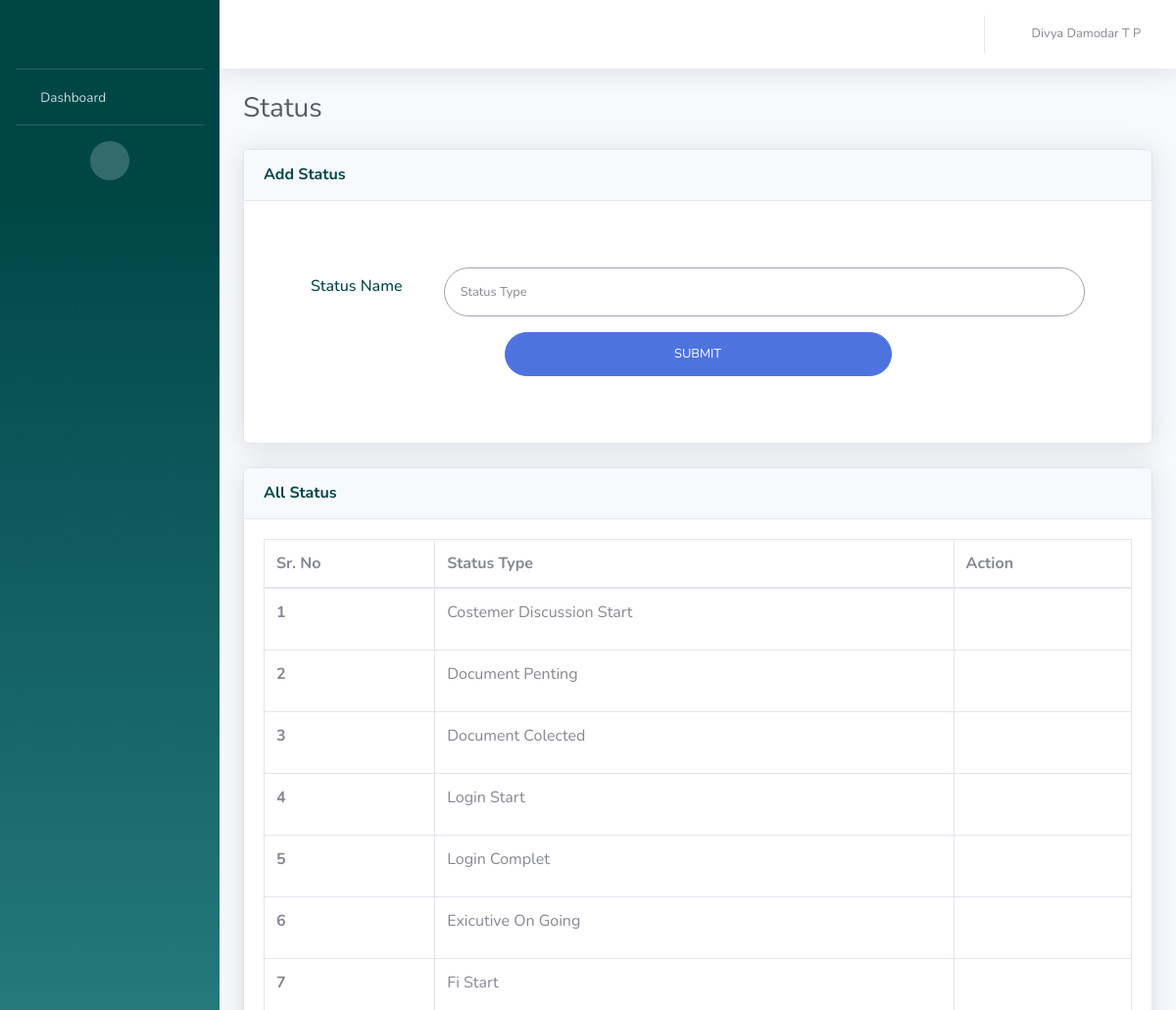
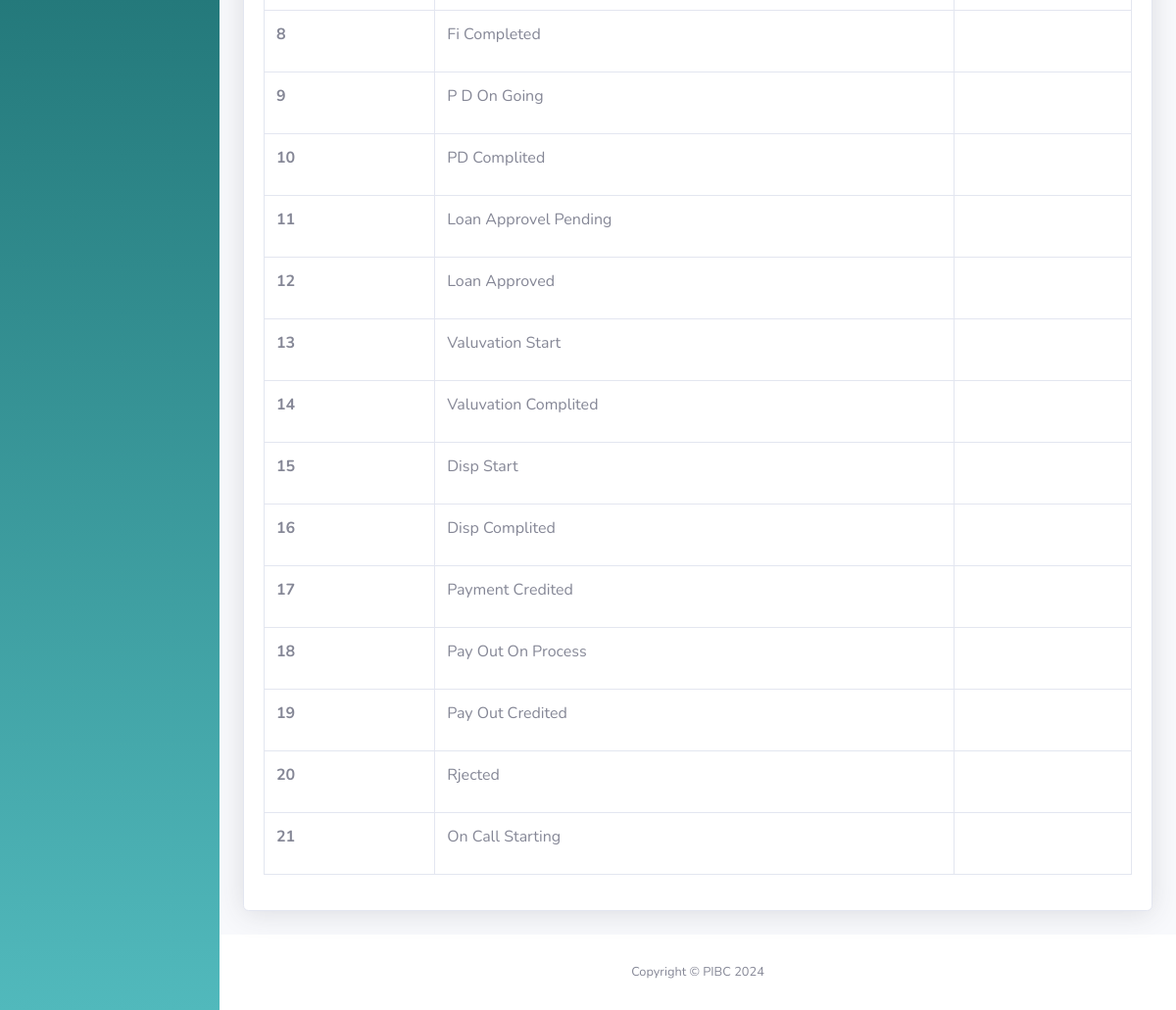
/add-status (signed in), run on the app's committed database (2 pictures, top to bottom).
### UserApp/models.py (models this page shows, shortened)
class StatusModel(models.Model):
    status_id = models.AutoField(primary_key = True)
    status_name = models.CharField(max_length=100)

### UserApp/views.py (the view)
# urls.py: path('add-status', views.addstatus, name='addstatus'),
def addstatus(request):
    user = request.session.get('user', None)
    if user is None:
        return redirect('/login')
    else:
        admin = AdminModel.objects.get(admin_id=user)
        if admin.admin_last_name:
            admin_name = f"{admin.admin_first_name} {admin.admin_last_name}"
        else:
            admin_name = f"{admin.admin_first_name}"
        all_status = StatusModel.objects.all()
        if request.method == 'POST':
            form = StatusForm(request.POST)
            if form.is_valid():
                form.save()
                return redirect('/')  # Redirect to login page after successful registration
        else:
            form = StatusForm()
        return render(request, 'add-status.html', {'username':admin_name,'admin':admin,'form': form, 'allstatus':all_status})

### UserApp/forms.py
class StatusForm(forms.ModelForm):
    class Meta:
        model = StatusModel
        fields = ['status_name']
        widgets = {
            'status_name': forms.TextInput(attrs={'class': 'form-control form-control-user', 'placeholder': 'Status Type'})
        }

### templates/add-status.html (shortened to what this page needs)
<!DOCTYPE html>
<html lang="en">
<head>
    {% load static %}
    <link href="{% static 'vendor/fontawesome-free/css/all.min.css' %}" rel="stylesheet" type="text/css">
    <link href="{% static 'css/sb-admin-2.min.css' %}" rel="stylesheet">
</head>
<body id="page-top">
    <div id="wrapper">
        <ul class="navbar-nav bg-gradient-primary sidebar sidebar-dark accordion" id="accordionSidebar">
            <a class="sidebar-brand d-flex align-items-center justify-content-center" href="{% url 'home' %}">
                <div class="logo" style="background-image: url({% static 'img/pibc.png' %});"></div>
            </a>
            <hr class="sidebar-divider my-0">
            <li class="nav-item">
                <a class="nav-link" href="{% url 'home' %}">
                    <i class="fas fa-fw fa-tachometer-alt"></i>
                    <span>Dashboard</span></a>
            </li>
            <hr class="sidebar-divider d-none d-md-block">
            <div class="text-center d-none d-md-inline">
                <button class="rounded-circle border-0" id="sidebarToggle"></button>
            </div>
        </ul>
        <div id="content-wrapper" class="d-flex flex-column">
            <div id="content">
                <nav class="navbar navbar-expand navbar-light bg-white topbar mb-4 static-top shadow">
                    <ul class="navbar-nav ml-auto">
                        <li class="nav-item dropdown no-arrow">
                            <a class="nav-link dropdown-toggle" href="#" id="userDropdown" role="button"
                                data-toggle="dropdown" aria-haspopup="true" aria-expanded="false">
                                <i class="fas fa-fw fa-user"></i>
                                <span class="mr-2 d-none d-lg-inline text-gray-600 small">{{username}}</span>
                            </a>
                        </li>
                    </ul>
                </nav>
                <div class="container-fluid">
                    <div class="d-sm-flex align-items-center justify-content-between mb-4">
                        <h1 class="h3 mb-0 text-gray-800">Status</h1>
                    </div>
                    <div class="row">
                        <div class="col-xl-12 col-lg-7">
                            <div class="card shadow mb-4">
                                <div
                                    class="card-header py-3 d-flex flex-row align-items-center justify-content-between">
                                    <h6 class="m-0 font-weight-bold text-primary">Add Status</h6>
                                </div>
                                <div class="card-body">
                                    <form class="p-5 user" method="POST">
                                        <div class="form-group row">
                                            <label for="status_name" class="col-sm-2 col-form-label">Status Name</label>
                                            <div class="col-sm-10">
                                                {{form.status_name}}
                                            </div>
                                        </div>
                                        <input type="submit" class="btn btn-primary btn-user btn-block d-block mx-auto" value="SUBMIT">
                                    </form>
                                </div>
                            </div>
                        </div>
                    </div>
                    <div class="row">
                        <div class="col-xl-12 col-lg-7">
                            <div class="card shadow mb-4">
                                <div
                                    class="card-header py-3 d-flex flex-row align-items-center justify-content-between">
                                    <h6 class="m-0 font-weight-bold text-primary">All Status</h6>
                                </div>
                                <div class="card-body">
                                    <div class="table-responsive-xxl">
                                        <table class="table table-bordered table-hover all-users">
                                            <thead>
                                                <tr>
                                                  <th scope="col">Sr. No</th>
                                                  <th scope="col">Status Type</th>
                                                  <th scope="col">Action</th>
                                                </tr>
                                            </thead>
                                            <tbody>
                                            {% for status in allstatus %}
                                                    <tr>
                                                    <th scope="row">{{ forloop.counter }}</th>
                                                    <td>{{status.status_name}}</td>
                                                    <td>
                                                        <form action="{% url 'delete_status' status.status_id %}" method="post" style="display:inline;">
                                                            <button type="submit" class="btn"  onclick="return confirm('Are you sure you want to delete this?');">
                                                                <i class="fa fa-trash-alt" style="color:red;"></i>
                                                            </button>
                                                        </form>
                                                    </td>
                                            {% endfor %}
                                            </tbody>
                                        </table>
                                    </div>
                                </div>
                            </div>
                        </div>
                    </div>
                </div>
            </div>
            <footer class="sticky-footer bg-white">
                <div class="container my-auto">
                    <div class="copyright text-center my-auto">
                        <span>Copyright &copy; PIBC 2024</span>
                    </div>
                </div>
            </footer>
        </div>
    </div>
</body>
</html>

### templates/add-status.html (style rules this page uses)
.logo { height:2.5rem; width:8rem; background-position: center; background-size: cover; background-repeat: no-repeat; }
.btn-block { width: 50%!important; }
.col-form-label { color: #004647; font-weight:500; text-transform:capitalize; }

### data on the page
StatusModel: status_name "Costemer Discussion Start"
StatusModel: status_name "Document Penting"
StatusModel: status_name "Document Colected"
StatusModel: status_name "Login Start"
StatusModel: status_name "Login Complet"
StatusModel: status_name "Exicutive On Going"
StatusModel: status_name "Fi Start"
StatusModel: status_name "Fi Completed"
StatusModel: status_name "P D On Going"
StatusModel: status_name "PD Complited"
StatusModel: status_name "Loan Approvel Pending"
StatusModel: status_name "Loan Approved"
StatusModel: status_name "Valuvation Start"
StatusModel: status_name "Valuvation Complited"
StatusModel: status_name "Disp Start"
StatusModel: status_name "Disp Complited"
StatusModel: status_name "Payment Credited"
StatusModel: status_name "Pay Out On Process"
StatusModel: status_name "Pay Out Credited"
StatusModel: status_name "Rjected"
StatusModel: status_name "On Call Starting"

### other printed values
{{ username }} "Divya Damodar T P"
